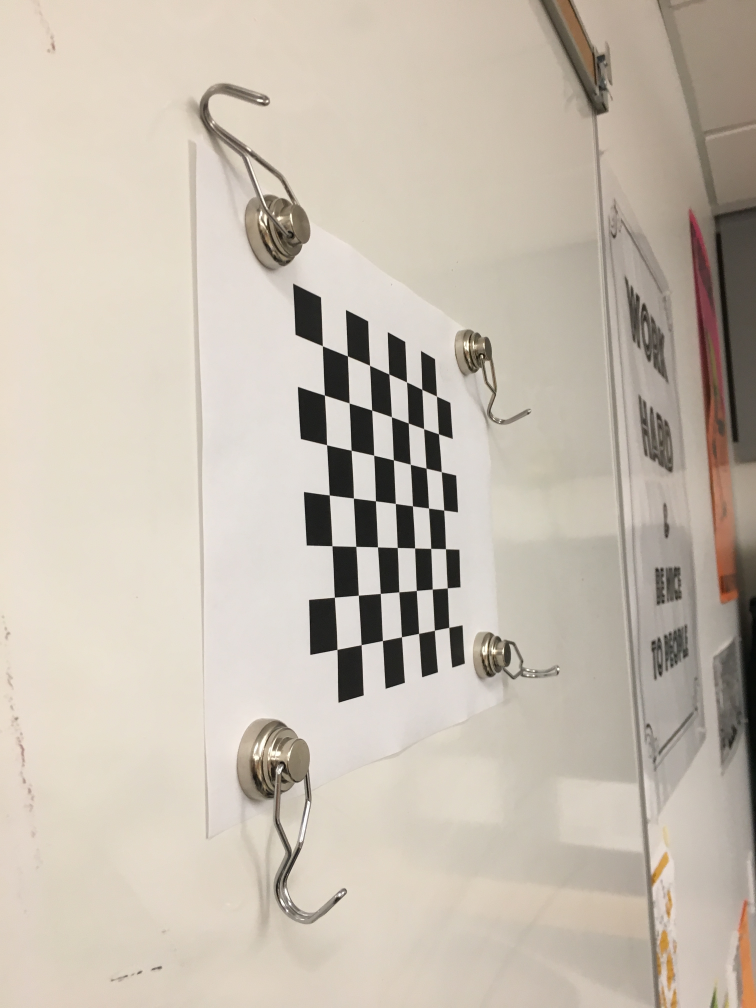
#> input picture orientationTest/IMG_3076.JPG, 3024 x 4032 px (shown at 1/4 size); its folder holds only this picture in this run
$ python pnpSolveChess.py
#> lines starting #> are read from the running program, lines starting #| are printed output that depends on the picture; long printed decimals are rounded
import numpy as np
import cv2 as cv
import glob

scaleFactor = .25
patternSize = (7,7)

# Load previously saved data with np.load('B.npz') as X:
with np.load('B.npz') as X:
#> (reads B.npz from the repository)
    mtx, dist, _, _ = [X[i] for i in ('mtx','dist','rvecs','tvecs')]


def draw(img, corners, imgpts):
    corner = tuple(corners[0].ravel())
    img = cv.line(img, corner, tuple(imgpts[0].ravel()), (255,0,0), 3)
    img = cv.line(img, corner, tuple(imgpts[1].ravel()), (0,255,0), 3)
    img = cv.line(img, corner, tuple(imgpts[2].ravel()), (0,0,255), 3)
    return img

criteria = (cv.TERM_CRITERIA_EPS + cv.TERM_CRITERIA_MAX_ITER, 30, 0.001)
objp = np.zeros((7*7,3), np.float32)
objp[:,:2] = np.mgrid[0:7,0:7].T.reshape(-1,2)
axis = np.float32([[1,0,0], [0,1,0], [0,0,-1]]).reshape(-1,3)

for fname in glob.glob('orientationTest/*.JPG'):
    img = cv.imread(fname)
#> img is the input picture: shape (4032, 3024, 3); mean B, G, R 175.3, 188, 197.5
    img = cv.resize(img, (0,0), fx=.25, fy=.25)
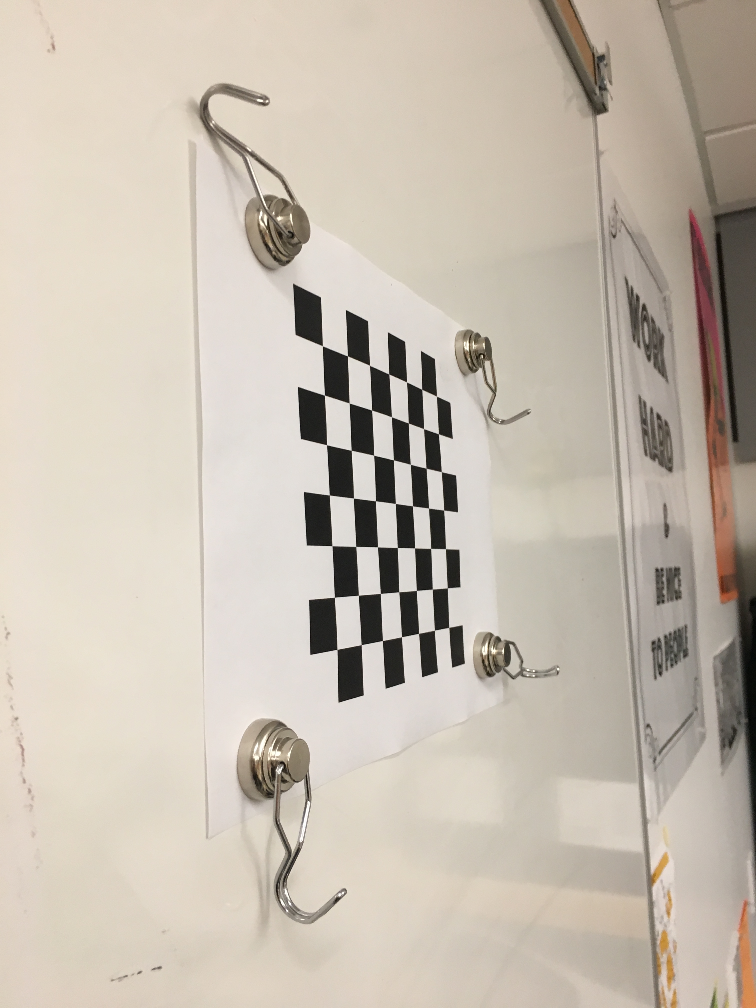
#> img: shape (1008, 756, 3); mean B, G, R 175.4, 188.1, 197.6
    gray = cv.cvtColor(img,cv.COLOR_BGR2GRAY)
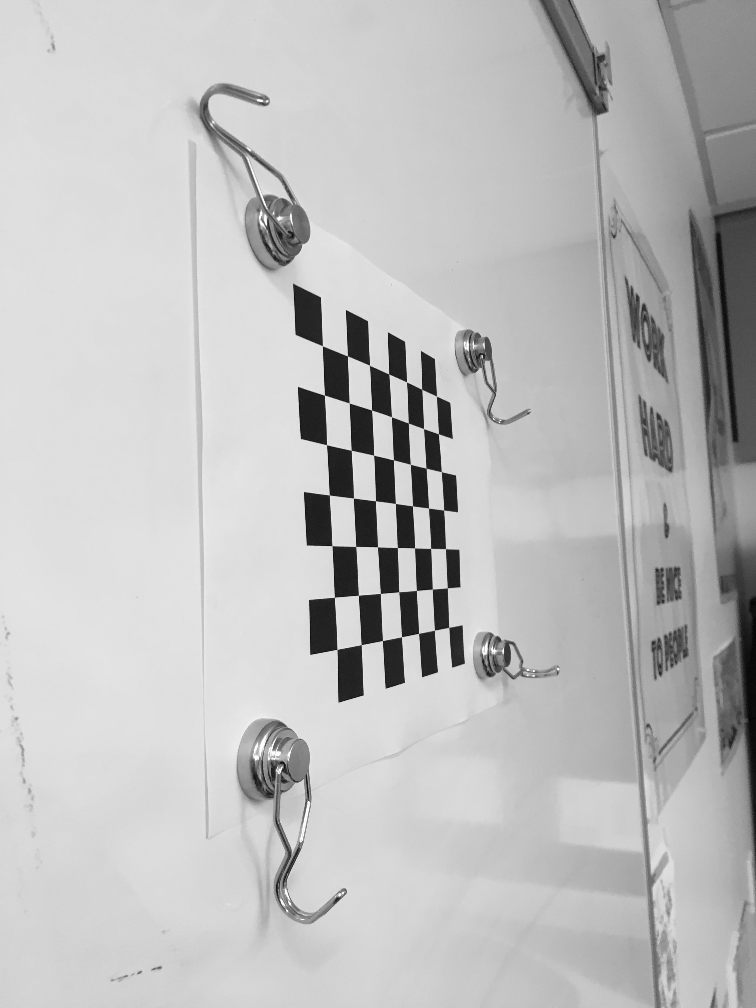
#> gray: shape (1008, 756); min 4, max 255, mean 189.5
    ret, corners = cv.findChessboardCorners(gray, patternSize,None)
#> ret = True; corners = 49 rows, first 8: [322.4, 345.5], [347.6, 356], [369.4, 365.1], [389, 374.2], [406.4, 381.8], [422, 389.5], [436.5, 396.3], [324.5, 395.3]
    if ret == True:
        corners2 = cv.cornerSubPix(gray,corners,(11,11),(-1,-1),criteria)
#> corners2 = 49 rows, first 8: [322.5, 345.8], [347.5, 355.9], [369.5, 365.3], [388.7, 373.9], [406.5, 381.9], [421.6, 389.3], [436.5, 396.1], [324.5, 395.1]

        print('\n')
        print(objp[0])
        print(corners2[0])
#| [[322.452 345.773]]
        print('\n')

        # Find the rotation and translation vectors.
        ret,rvecs, tvecs = cv.solvePnP(objp, corners2, mtx, dist)
#> rvecs = [0.197, -0.552, 0.89]; tvecs = [8.67, 6.98, 8.4]
        # project 3D points to image plane
        imgpts, jac = cv.projectPoints(axis, rvecs, tvecs, mtx, dist)
#> imgpts = [[305.2, 276.8], [295.6, 287.5], [286.5, 262]]
        img = draw(img,corners2,imgpts)
#> in draw, `corner = tuple(corners[0].ravel())`: corner = (322.5, 345.8)
#> in draw, `img = cv.line(img, corner, tuple(imgpts[2].ravel()), (0,0,255), 3)`:
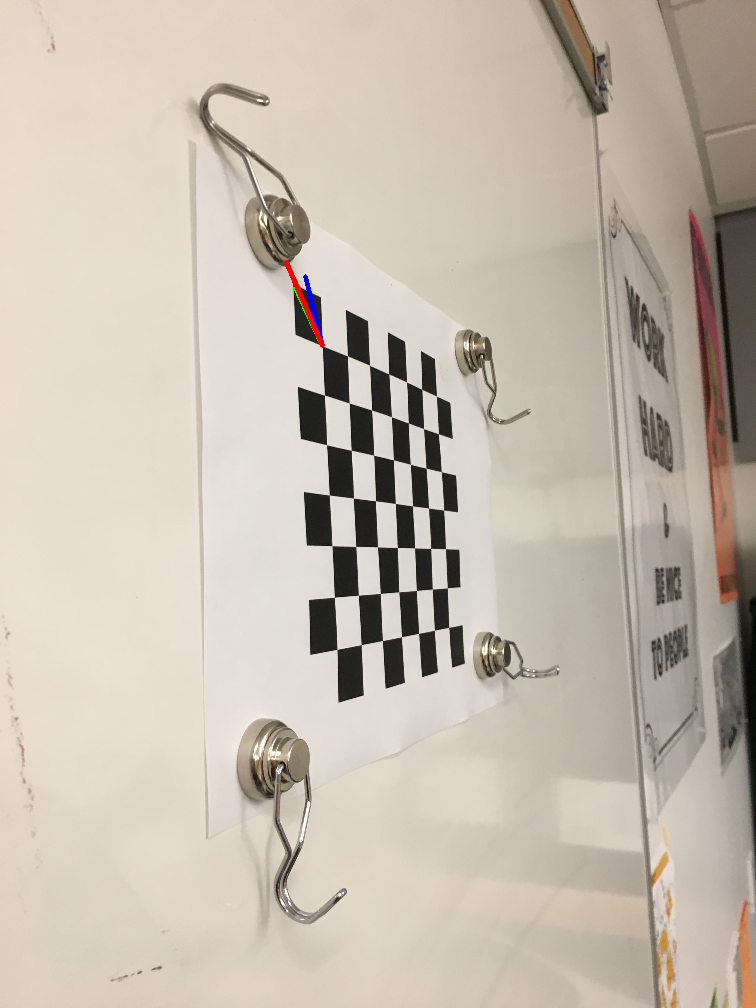
#> img: shape (1008, 756, 3); mean B, G, R 175.4, 188, 197.7
        cv.imshow('img',img)
        k = cv.waitKey(0) & 0xFF
#> (key Esc is pressed here)
        if k == ord('s'):
            cv.imwrite(fname[:6]+'.png', img)
cv.destroyAllWindows()
